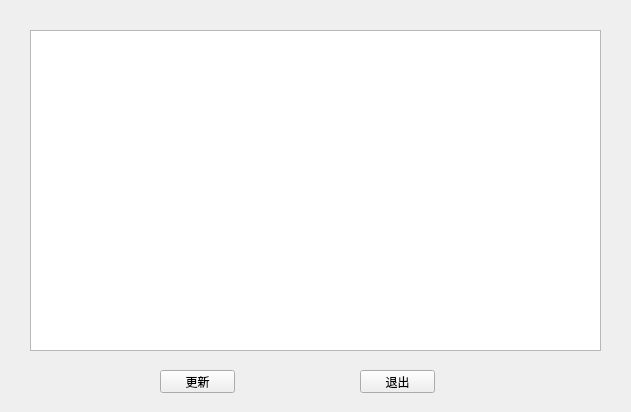
<?xml version="1.0" encoding="UTF-8"?>
<ui version="4.0">
 <class>mana_ticket</class>
 <widget class="QWidget" name="mana_ticket">
  <property name="geometry">
   <rect>
    <x>0</x>
    <y>0</y>
    <width>631</width>
    <height>412</height>
   </rect>
  </property>
  <property name="windowTitle">
   <string>机票管理</string>
  </property>
  <widget class="QTableView" name="userview">
   <property name="geometry">
    <rect>
     <x>30</x>
     <y>30</y>
     <width>571</width>
     <height>321</height>
    </rect>
   </property>
   <property name="editTriggers">
    <set>QAbstractItemView::DoubleClicked</set>
   </property>
  </widget>
  <widget class="QPushButton" name="return_2">
   <property name="geometry">
    <rect>
     <x>360</x>
     <y>370</y>
     <width>75</width>
     <height>23</height>
    </rect>
   </property>
   <property name="text">
    <string>退出</string>
   </property>
  </widget>
  <widget class="QPushButton" name="refresh">
   <property name="geometry">
    <rect>
     <x>160</x>
     <y>370</y>
     <width>75</width>
     <height>23</height>
    </rect>
   </property>
   <property name="text">
    <string>更新</string>
   </property>
  </widget>
 </widget>
 <resources/>
 <connections/>
</ui>
